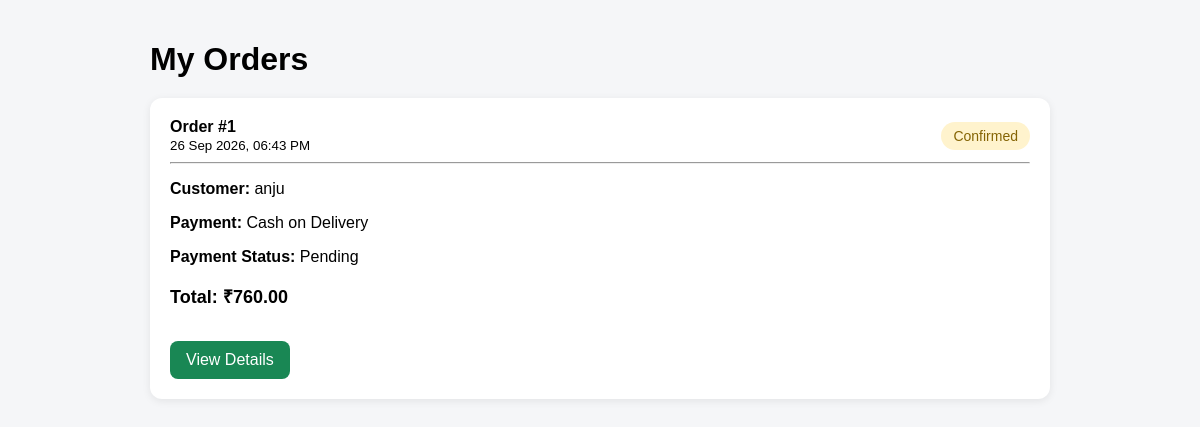
Screenshot of /orders/my-orders/ (signed in) with the database file from the repository.
### orders/models.py (models this page shows, shortened)
class Order(models.Model):
    DELIVERY_CHOICES = [
        ("delivery", "Home Delivery"),
        ("pickup", "Shop Pickup"),
    ]
    PAYMENT_CHOICES = [
        ("cod", "Cash on Delivery"),
        ("online", "Online Payment"),
    ]
    STATUS_CHOICES = [
        ("pending", "Pending"),
        ("confirmed", "Confirmed"),
        ("preparing", "Preparing"),
        ("out_for_delivery", "Out for Delivery"),
        ("ready_pickup", "Ready for Pickup"),
        ("delivered", "Delivered"),
        ("cancelled", "Cancelled"),
    ]
    user = models.ForeignKey(
    User,
    on_delete=models.SET_NULL,
    null=True,
    blank=True,
    related_name="orders"
)
    customer_name = models.CharField(max_length=150)
    mobile = models.CharField(max_length=15)
    email = models.EmailField(blank=True)
    address = models.TextField(blank=True)
    city = models.CharField(max_length=100, blank=True)
    pincode = models.CharField(max_length=10, blank=True)
    delivery_type = models.CharField(
        max_length=20,
        choices=DELIVERY_CHOICES,
        default="delivery"
    )
    payment_method = models.CharField(
        max_length=20,
        choices=PAYMENT_CHOICES,
        default="cod"
    )
    payment_status = models.CharField(
        max_length=20,
        default="pending"
    )
    order_status = models.CharField(
        max_length=30,
        choices=STATUS_CHOICES,
        default="pending"
    )
    subtotal = models.DecimalField(
        max_digits=10,
        decimal_places=2
    )
    delivery_charge = models.DecimalField(
        max_digits=10,
        decimal_places=2,
        default=0
    )
    total_amount = models.DecimalField(
        max_digits=10,
        decimal_places=2
    )
    created_at = models.DateTimeField(
        auto_now_add=True
    )
    updated_at = models.DateTimeField(
        auto_now=True
    )

### orders/views.py (the view)
@login_required
def my_orders(request):
    orders = Order.objects.filter(
        user=request.user
    ).order_by("-created_at")
    return render(
        request,
        "orders/my_orders.html",
        {"orders": orders}
    )

### templates/orders/my_orders.html (shortened to what this page needs)
<!DOCTYPE html>
<html lang="en">
<head>
</head>
<body>
<div class="container">
    <h1>My Orders</h1>
    {% if orders %}
        {% for order in orders %}
        <div class="order-card">
            <div class="order-header">
                <div>
                    <strong>Order #{{ order.id }}</strong>
                    <br>
                    <small>
                        {{ order.created_at|date:"d M Y, h:i A" }}
                    </small>
                </div>
                <div class="status">
                    {{ order.get_order_status_display }}
                </div>
            </div>
            <hr>
            <p>
                <strong>Customer:</strong>
                {{ order.customer_name }}
            </p>
            <p>
                <strong>Payment:</strong>
                {{ order.get_payment_method_display }}
            </p>
            <p>
                <strong>Payment Status:</strong>
                {{ order.payment_status|title }}
            </p>
            <p class="amount">
                Total: ₹{{ order.total_amount }}
            </p>
            <a
                href="{% url 'order_detail' order.id %}"
                class="view-btn"
            >
                View Details
            </a>
        </div>
        {% endfor %}
    {% endif %}
</div>
</body>
</html>

### templates/orders/my_orders.html (style rules this page uses)
body { font-family: Arial, sans-serif; background: #f5f6f8; margin: 0; padding: 20px; }
.container { max-width: 900px; margin: auto; }
h1 { margin-bottom: 20px; }
.order-card { background: white; padding: 20px; margin-bottom: 15px; border-radius: 12px; box-shadow: 0 2px 8px rgba(0,0,0,0.08); }
.order-header { display: flex; justify-content: space-between; align-items: center; gap: 10px; flex-wrap: wrap; }
.status { padding: 6px 12px; border-radius: 20px; background: #fff3cd; color: #856404; font-size: 14px; }
.amount { font-size: 18px; font-weight: bold; }
.view-btn { display: inline-block; margin-top: 15px; padding: 10px 16px; background: #198754; color: white; text-decoration: none; border-radius: 8px; }

### rows the page displays
Order: id "1", created_at "26 Sep 2026, 06:43 PM", order_status "Confirmed", customer_name "anju", payment_method "Cash on Delivery", payment_status "Pending", total_amount "760.00"
